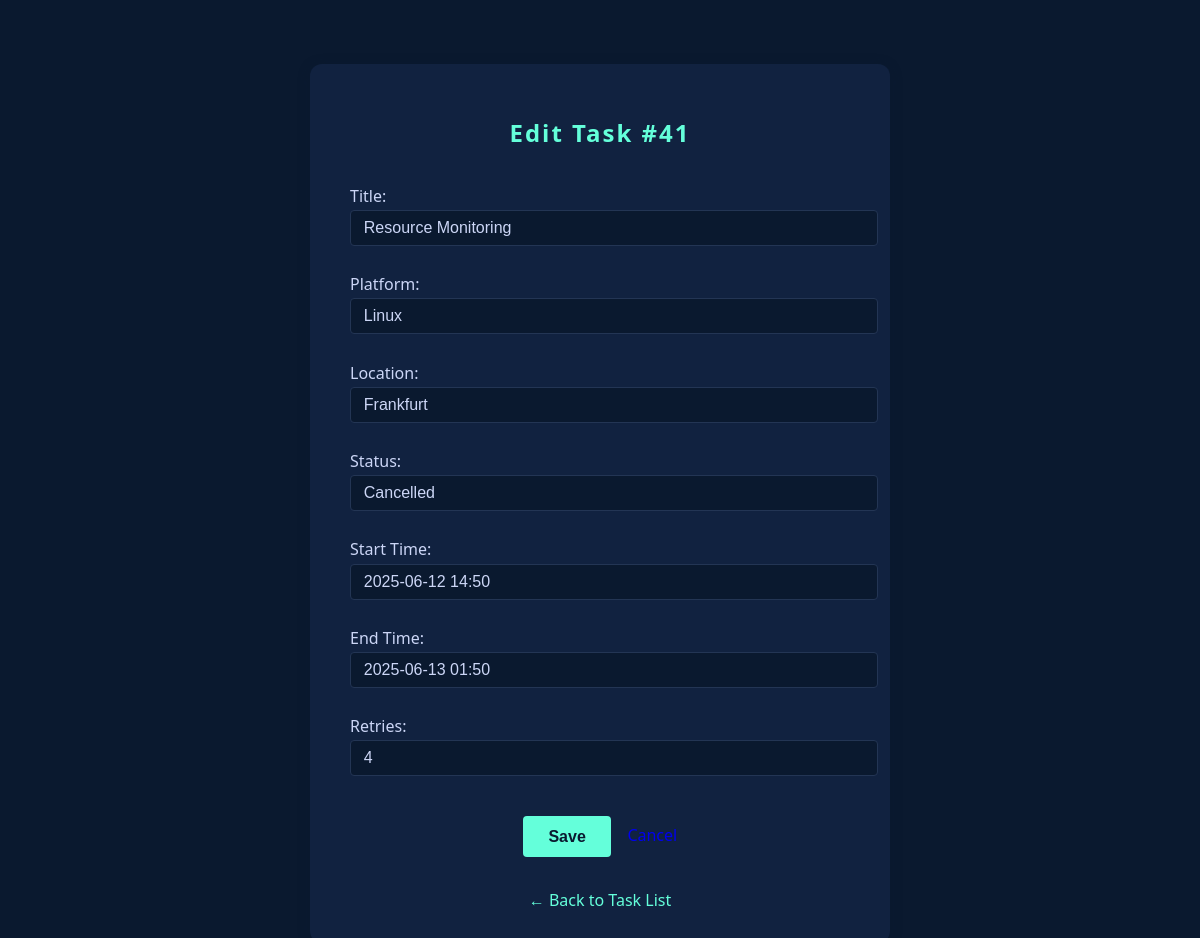
/tasks/41/edit/ (signed in), run on the app's committed database.
### main/models.py (models this page shows, shortened)
class Task(models.Model):
    title = models.CharField(max_length=100, default="System Update")
    platform = models.CharField(max_length=100)
    location = models.CharField(max_length=100)
    status = models.CharField(max_length=50)
    start_time = models.CharField(max_length=100)
    end_time = models.CharField(max_length=100, null=True, blank=True)
    retries = models.IntegerField(default=0)

### main/views.py (the view, shortened to what this page needs)
# urls.py: path('tasks/<int:task_id>/edit/', views.edit_task, name='edit_task'),
@login_required
def edit_task(request, task_id):
    task = get_object_or_404(Task, id=task_id)
    if not request.user.is_superuser:
        return redirect('task_list')
    return render(request, 'main/edit_task.html', {'task': task})

### main/templates/main/edit_task.html (shortened to what this page needs)
<!DOCTYPE html>
<html>
<head>
</head>
<body>
    <div class="edit-container">
        <h2>Edit Task #{{ task.id }}</h2>
        <form method="post">
            <label>Title:
                <input type="text" name="title" value="{{ task.title }}" required>
            </label>
            <label>Platform:
                <input type="text" name="platform" value="{{ task.platform }}" required>
            </label>
            <label>Location:
                <input type="text" name="location" value="{{ task.location }}" required>
            </label>
            <label>Status:
                <input type="text" name="status" value="{{ task.status }}" required>
            </label>
            <label>Start Time:
                <input type="text" name="start_time" value="{{ task.start_time }}" required>
            </label>
            <label>End Time:
                <input type="text" name="end_time" value="{{ task.end_time }}">
            </label>
            <label>Retries:
                <input type="number" name="retries" value="{{ task.retries }}" min="0">
            </label>
            <div class="action-btns">
                <button type="submit">Save</button>
                <a href="{% url 'task_list' %}" class="cancel-btn button" style="text-decoration:none;line-height:2.4em;">Cancel</a>
            </div>
        </form>
        <a href="{% url 'task_list' %}" class="back-link">&larr; Back to Task List</a>
    </div>
</body>
</html>

### main/templates/main/edit_task.html (style rules this page uses)
body { background: #0a192f; color: #ccd6f6; font-family: 'Segoe UI', Arial, sans-serif; margin: 0; padding: 0; }
.edit-container { background: #112240; max-width: 500px; margin: 4em auto 0 auto; border-radius: 12px; box-shadow: 0 2px 12px rgba(10,25,47,0.4); padding: 2em 2.5em; }
h2 { color: #64ffda; text-align: center; margin-bottom: 1.5em; letter-spacing: 2px; }
label { color: #ccd6f6; font-weight: 500; display: block; margin-bottom: 0.7em; }
input[type="text"], input[type="number"] { background: #0a192f; color: #ccd6f6; border: 1px solid #233554; border-radius: 4px; padding: 0.5em 0.8em; width: 100%; margin-top: 0.2em; margin-bottom: 1em; font-size: 1em; }
.action-btns { display: flex; gap: 1em; justify-content: center; margin-top: 1.5em; }
button { background: #64ffda; color: #0a192f; border: none; border-radius: 4px; padding: 0.7em 1.6em; font-weight: 600; cursor: pointer; font-size: 1em; transition: background 0.2s; }
a.back-link { display: block; text-align: center; margin-top: 2em; color: #64ffda; text-decoration: none; font-weight: 500; transition: color 0.2s; }

### data on the page
Task: id "41", title "Resource Monitoring", platform "Linux", location "Frankfurt", status "Cancelled", start_time "2025-06-12 14:50", end_time "2025-06-13 01:50", retries "4"
